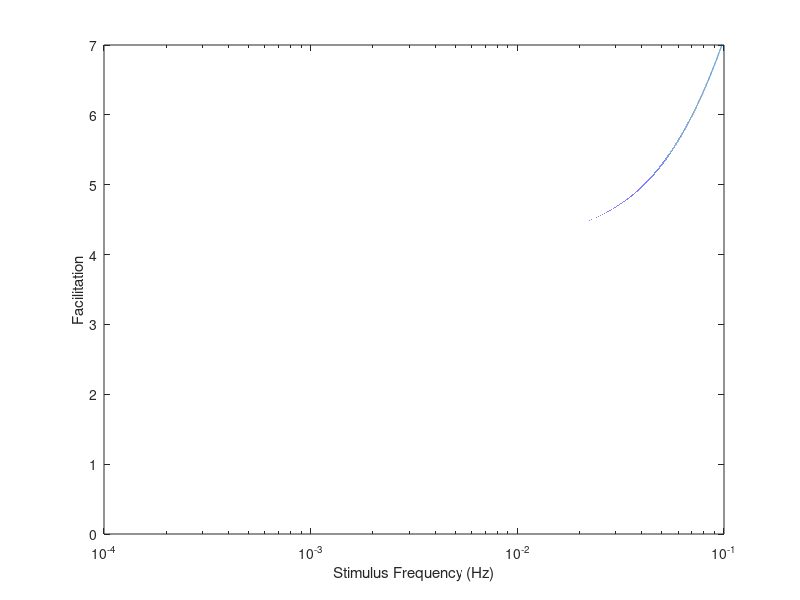

MATLAB code to generate this figure:
% facilitation curve

tpcp=200;
k1=3.75e-3;
k2=2.5e-3;
k3=5e-4;

km1=4e-4;
km2=1e-3;
km3=0.1;
K1=km1/k1;
K2 = km2/k2;
K3 = km3/k3;

T=[1/0.186:0.001:10000];
a1=exp(-km1*(T+tpcp/K1));  
a2=exp(-km2*(T+tpcp/K2));
a3=exp(-km3*(T+tpcp/K3));

Fmax = (1./(1-a1)).*(1./(1-a2)).*(1./(1-a3)); 
    

semilogx(1./T,Fmax)
xlabel('Stimulus Frequency (Hz)')
ylabel('Facilitation')
axis([0.0001 0.1 0 7])
